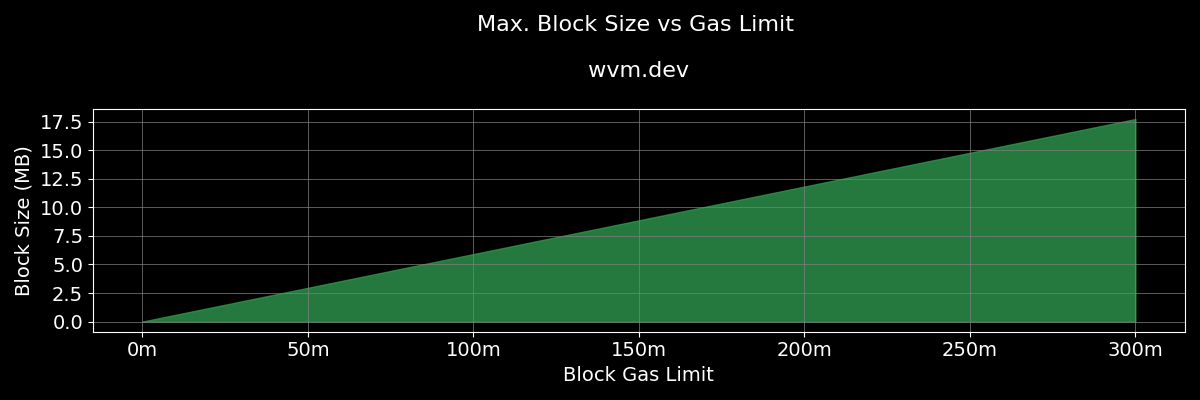

This figure's Python source:
###
# forked from https://github.com/nerolation/eth-gas-limit-analysis
###

from web3 import Web3
import snappy
import os 
EXECUTION = True
import matplotlib.cm as cm

if EXECUTION:
    provider_url = 'https://testnet-rpc.wvm.dev'  # WeaveVM testnet RPC URL

    w3 = Web3(Web3.HTTPProvider(provider_url))
    if not w3.is_connected():
        raise Exception("Failed to connect to WeaveVM network")
    print("Connected")

# Given constraints
block_gas_limit = 300_000_000    # Block gas limit
gas_cost_per_byte = 16          # Gas cost per byte of calldata
gas_cost_per_zero_byte = 4     # Gas cost per zero byte of calldata
transaction_base_cost = 21_000  # Base transaction cost
max_transaction_size = 131_072  # Maximum transaction size in bytes (128 KB)

# Gas
max_fee_per_gas = w3.to_wei(80, 'gwei')
max_priority_fee_per_gas = w3.to_wei(75, 'gwei')

# Estimated sizes for various fields (in bytes)
mandatory_fields = {
    'chain_id': 4, 'nonce': 8, 'max_priority_fee_per_gas': 32, 'max_fee_per_gas': 32,
    'gas_limit': 8, 'to_address': 20, 'value': 32, 'signature': 65
}
# This is simplified and could be even more optimized for larger blocks
mandatory_fields_size = sum(mandatory_fields.values())

max_calldata_size = max_transaction_size - mandatory_fields_size
print(f"Transaction can have {max_calldata_size:,} bytes of calldata")
print(f"This equals to {max_calldata_size/1024**2:.3f} MB of calldata")

# Gas used for the calldata of a maximum-sized transaction
gas_for_calldata_zero_bytes = max_calldata_size * gas_cost_per_zero_byte
gas_for_calldata = max_calldata_size * gas_cost_per_byte

print(f"Calldata (zero-byte) requires {gas_for_calldata_zero_bytes:,} gas")
print(f"Calldata requires {gas_for_calldata:,} gas")

total_gas_per_transaction_zero_bytes = transaction_base_cost + gas_for_calldata_zero_bytes
total_gas_per_transaction = transaction_base_cost + gas_for_calldata
print(f"Transaction (zero-byte) requires {total_gas_per_transaction_zero_bytes:,} gas")
print(f"Transaction requires {total_gas_per_transaction:,} gas")

transactions_per_block_zero_bytes = block_gas_limit//total_gas_per_transaction_zero_bytes
transactions_per_block = block_gas_limit//total_gas_per_transaction
print(f"{transactions_per_block_zero_bytes} transactions fit in one block (zero-byte calldata)")
print(f"{transactions_per_block} transactions fit in one block")

remaining_space_gas_zero_bytes = block_gas_limit%total_gas_per_transaction_zero_bytes
remaining_space_gas = block_gas_limit%total_gas_per_transaction
remainder_tx_size_zero_bytes = (remaining_space_gas_zero_bytes-21000)/gas_cost_per_zero_byte
remainder_tx_size = (remaining_space_gas-21000)/gas_cost_per_byte
print(f"Remaining space in block with zero-byte calldata: {remainder_tx_size_zero_bytes} bytes")
print(f"Remaining space in block with zero-byte calldata: {remainder_tx_size} bytes")

block_size_zero_bytes = transactions_per_block_zero_bytes * max_transaction_size
block_size = transactions_per_block * max_transaction_size
print(f"Block size: {(block_size_zero_bytes+remainder_tx_size_zero_bytes)/1024**2} MB")
print(f"Block size: {(block_size+remainder_tx_size)/1024**2} MB")

cost_one_tx = total_gas_per_transaction * max_fee_per_gas
print(f"Costs per tx:    {float(w3.from_wei(cost_one_tx, 'ether')):.3f} WVM")
print(f"Costs per block: {float(w3.from_wei(cost_one_tx * transactions_per_block, 'ether')):.3f} WVM")

# Apply snappy compression to zero bytes calldata
calldata_zero_bytes = bytes(max_calldata_size)
remainder_calldata_zero_bytes = bytes(int(remainder_tx_size_zero_bytes))
print(f"Can be snappy compressed from {len(calldata_zero_bytes+remainder_calldata_zero_bytes)} to {len(snappy.compress(calldata_zero_bytes+remainder_calldata_zero_bytes))}")

max_block_size_zero_bytes = len(snappy.compress(calldata_zero_bytes*55+remainder_calldata_zero_bytes))/(1024**2)
print(f"Maximum block size: {max_block_size_zero_bytes:.2f} MB")

# Apply snappy compression to random bytes calldata
calldata_bytes = os.urandom(max_calldata_size)
remainder_calldata_bytes = os.urandom(int(remainder_tx_size))
print(f"Can be snappy compressed from {len(calldata_bytes+remainder_calldata_bytes)} to {len(snappy.compress(calldata_bytes+remainder_calldata_bytes))}")

max_block_size = len(snappy.compress(calldata_bytes*14+remainder_calldata_bytes))/(1024**2)
print(f"Maximum block size: {max_block_size:.2f} MB")

import matplotlib.pyplot as plt
import matplotlib.ticker as ticker
import matplotlib.cm as cm

def get_max_block_size_in_mb(block_gas_limit, emptybytes=True):
    if emptybytes:
        gas_cost = gas_cost_per_zero_byte
    else:
        gas_cost = gas_cost_per_byte
    gas_for_calldata = max_calldata_size * gas_cost  
    total_gas_per_transaction = transaction_base_cost + gas_for_calldata
    transactions_per_block = block_gas_limit//total_gas_per_transaction
    print(f"{transactions_per_block} transactions fit in one block")
    block_size = transactions_per_block * max_transaction_size
    
    remaining_gas = block_gas_limit%total_gas_per_transaction
    remaining_space_for_calldata = (remaining_gas - transaction_base_cost) / gas_cost

    block_size += 1 * remaining_space_for_calldata
    print(f"Block size: {block_size/1024**2} MB")
    return block_size/1024**2


gas_limits_empty = [i for i in range(block_gas_limit, block_gas_limit+16_000_000, int(2e6))]
block_sizes_empty = [get_max_block_size_in_mb(i) for i in gas_limits_empty]

#gas_limits = [i for i in range(block_gas_limit, block_gas_limit+16_000_000, int(2e6))]
gas_limits = [i for i in range(0, block_gas_limit + 1_000_000, int(2e6))]

block_sizes = [get_max_block_size_in_mb(i, emptybytes=False) for i in gas_limits]


def format_func(value, tick_number):
    return f'{int(value / 1_000_000)}m'
plt.style.use('dark_background')
x = gas_limits
y = block_sizes
colors = cm.Greens(0.7)
fig, ax = plt.subplots(figsize=(12, 4))
plt.rcParams['font.family'] = 'Ubuntu Mono'
ax.fill_between(x, y, color=colors, alpha=0.8)
ax.set_xlabel('Block Gas Limit', fontsize=14)
ax.set_ylabel('Block Size (MB)', fontsize=14)
ax.set_title('Max. Block Size vs Gas Limit \n\n wvm.dev \n', fontsize=16)
ax.xaxis.set_major_formatter(ticker.FuncFormatter(format_func))
plt.yticks(fontsize=14)
plt.xticks(fontsize=14)
plt.tight_layout()
ax.grid(color='gray', linestyle='-', linewidth=0.5)
ax.legend_ = None
plt.savefig("./impact_block_gas_limit/impact_block_gas_limit.png")
plt.show()